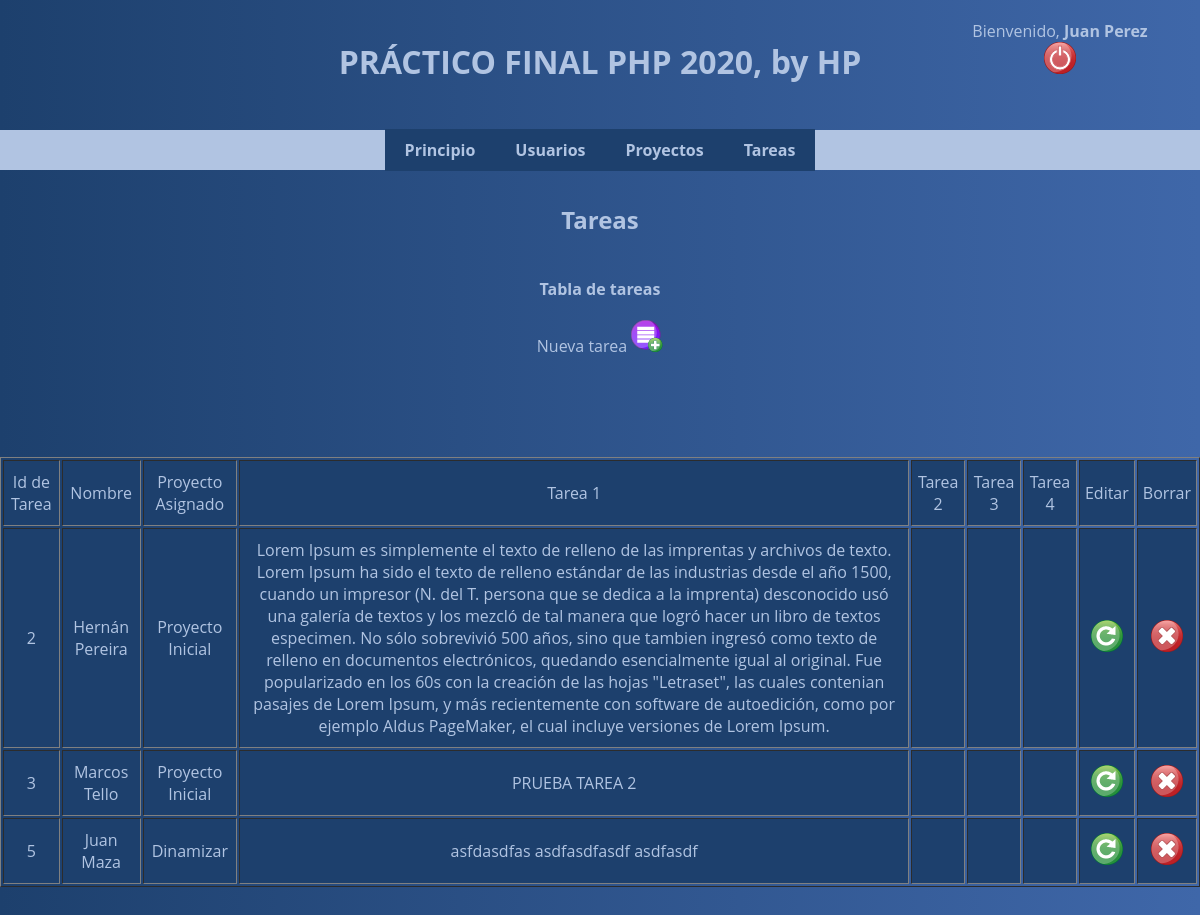
The app's page /m4/tareasad.php (signed in) with its own data.
### tables this page shows
CREATE TABLE `tasks` (
  `id_t` int(11) NOT NULL,
  `usert_id` int(11) NOT NULL,
  `projectt_id` int(11) NOT NULL,
  `task_1` text DEFAULT NULL,
  `task_2` text DEFAULT NULL,
  `task_3` text DEFAULT NULL,
  `task_4` text DEFAULT NULL
);

CREATE TABLE `projects` (
  `id_p` int(11) NOT NULL,
  `project` varchar(255) NOT NULL,
  `title` varchar(255) NOT NULL,
  `deadline` date NOT NULL DEFAULT current_timestamp(),
  `works` varchar(255) NOT NULL,
  `fulfillment` int(11) NOT NULL
);

### m4/tareasad.php (the view, shortened to what this page needs)
<!DOCTYPE html>
<html>
    <head>
    </head>
    <body>
        <header>
            <?php
            include('../includes/header2.php');
            ?>
        </header>
        <div>
            <?php
            if ($_SESSION['role']=='1') {
            include('../includes/menu2ad.php');
            }else{
                include('../includes/menu2.php');
            }
            ?>
        <div>
            <div class="subtitle">
                <h2>Tareas</h2>
            </div>
            <br>
            <div class="subtitle2">
                <h4>Tabla de tareas</h4>
            </div>
            <div id="new">
                <a href='../m4/nuevat.php'>Nueva tarea <img src='../images/n_tarea.png' alt="Nuevo" class=''></a>
            </div>
            <div>
                <?php
                require('../conectar_bd.php');
                $sql4="SELECT tasks.id_t, login.id_u, login.name, projects.id_p, projects.project, tasks.task_1, tasks.task_2, tasks.task_3, tasks.task_4 FROM tasks INNER JOIN login ON tasks.usert_id = login.id_u INNER JOIN projects ON tasks.projectt_id = projects.id_p";
                $query2t= mysqli_query($mysqli, $sql4);
                echo "<table border='1'; class='';>";
                    echo "<tr>";
                        echo "<td>Id de Tarea</td>";
                        echo "<td>Nombre</td>";
                        echo "<td>Proyecto Asignado</td>";
                        echo "<td>Tarea 1</td>";
                        echo "<td>Tarea 2</td>";
                        echo "<td>Tarea 3</td>";
                        echo "<td>Tarea 4</td>";
                        echo "<td>Editar</td>";
                        echo "<td>Borrar</td>";
                    echo "</tr>";
                    while ($matrizt=mysqli_fetch_array($query2t)) {
                        echo "<tr class=''>";
                        echo "<td>$matrizt[0]</td>";
                        echo "<td>$matrizt[2]</td>";
                        echo "<td>$matrizt[4]</td>";
                        echo "<td>$matrizt[5]</td>";
                        echo "<td>$matrizt[6]</td>";
                        echo "<td>$matrizt[7]</td>";
                        echo "<td>$matrizt[8]</td>";
                        echo "<td><a href='../m4/editt.php?id_t=$matrizt[0]'><img src='../images/actualizar.png' class=''></td>";
                        echo "<td><a href='../m4/tareasad.php?id_t=$matrizt[0]&idborrar=2'><img src='../images/borrar.png' class=''></td>";
                        echo "</tr>";
                    }
                ?>
            </div>
        </div>
    </body>
</html>

### css/estilos.css (style rules this page uses)
* { box-sizing: border-box; margin: 0; padding: 0; color: #B1C4E2; text-align: center; }
a { text-decoration: none; }
body { font-family: 'Open Sans', sans-serif; background-image: linear-gradient(90deg, #1D406D, #3F67A9); height: 100vh; display: flex; flex-direction: column; align-items: center; }
.subtitle { margin-top: 120px; }
.subtitle2 h4 { margin-top: 20px; }
#new { margin-top: 20px; }
table { max-width: 1200px; margin-top: 100px; }
td { padding: 10px 5px; text-align: center; background-color: #1D406D; }

### records on screen
tasks: id_t "2", usert.name "Hernán Pereira", projectt.project "Proyecto Inicial", task_1 "Lorem Ipsum es simplemente el texto de relleno de las imprentas y archivos de texto. Lorem Ipsum ha sido el texto de relleno estándar de las industrias desde el año 1500, cuando un impresor (N. del T. persona que se dedica a la imprenta) desconocido usó una galería de textos y los mezcló de tal manera que logró hacer un libro de textos especimen. No sólo sobrevivió 500 años, sino que tambien ingresó como texto de relleno en documentos electrónicos, quedando esencialmente igual al original. Fue popularizado en los 60s con la creación de las hojas \"Letraset\", las cuales contenian pasajes de Lorem Ipsum, y más recientemente con software de autoedición, como por ejemplo Aldus PageMaker, el cual…"
tasks: id_t "3", usert.name "Marcos Tello", projectt.project "Proyecto Inicial", task_1 "PRUEBA TAREA 2"
tasks: id_t "5", usert.name "Juan Maza", projectt.project "Dinamizar", task_1 "asfdasdfas asdfasdfasdf asdfasdf"

### other values on screen
$_SESSION['name'] "Juan Perez"
